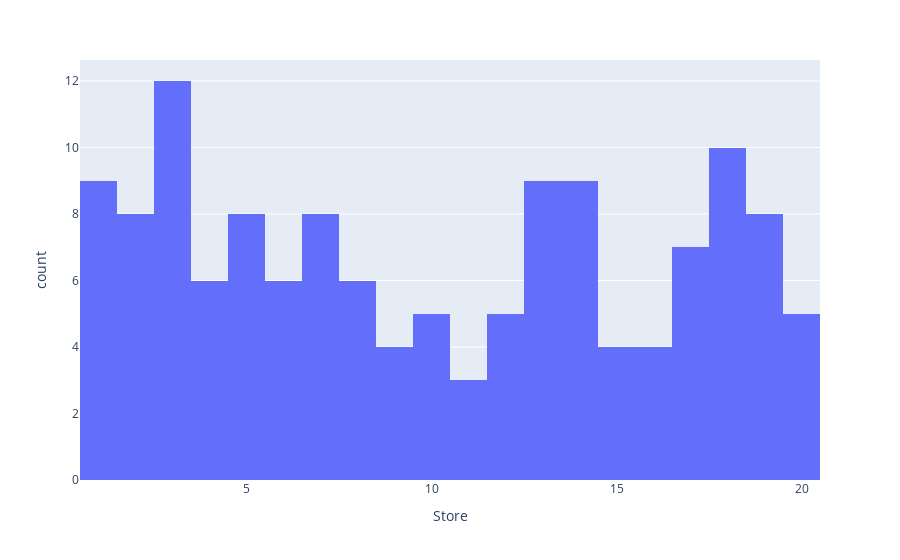

This figure's notebook cell:
### Code cell
px.histogram(Walmart, "Store", nbins=20)

### Figure 1 — Plotly figure (JSON) as saved in the notebook; plotly's stock layout.template omitted (floating-point values rounded to 4 significant figures; data arrays with more than 128 entries replaced by an {"elided": "..."} marker saying what was removed)
{"data": [{"alignmentgroup": "True", "bingroup": "x", "hovertemplate": "Store=%{x}<br>count=%{y}<extra></extra>", "legendgroup": "", "marker": {"color": "#636efa", "pattern": {"shape": ""}}, "name": "", "nbinsx": 20, "offsetgroup": "", "orientation": "v", "showlegend": false, "type": "histogram", "x": {"elided": "136 int values"}, "xaxis": "x", "yaxis": "y"}], "layout": {"barmode": "relative", "legend": {"tracegroupgap": 0}, "margin": {"t": 60}, "xaxis": {"anchor": "y", "domain": [0, 1], "title": {"text": "Store"}}, "yaxis": {"anchor": "x", "domain": [0, 1], "title": {"text": "count"}}}}
